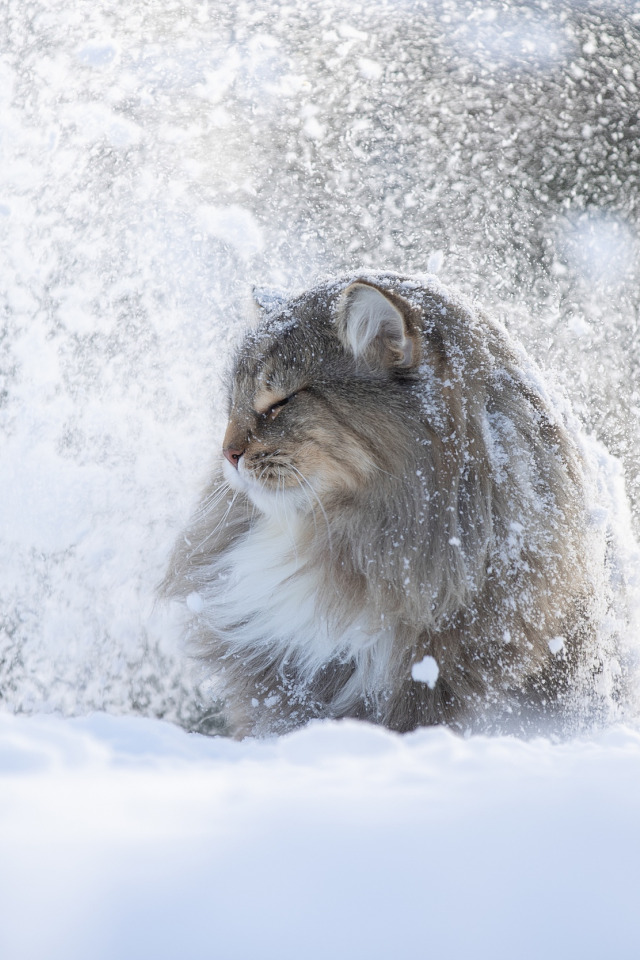
#> input picture Lab2Project/winter_cat.png, 640 x 960 px
$ python Lab2.py
#> lines starting #> are read from the running program, lines starting #| are printed output that depends on the picture
import numpy as np
import cv2
from matplotlib import pyplot as plt

def histogram_equalization(image):

    if len(image.shape) == 3:
        image = cv2.cvtColor(image, cv2.COLOR_BGR2GRAY)

    hist, bins = np.histogram(image.flatten(), bins=256, range=[0, 256])

    cdf = hist.cumsum()

    cdf_normalized = np.zeros_like(cdf, dtype=np.float64)

    mask = cdf > 0
    cdf_normalized[mask] = 255 * cdf[mask] / cdf[-1]

    lut = np.round(cdf_normalized).astype(np.uint8)

    equalized = lut[image]

    return equalized, hist, cdf, lut

def compare_histograms(original, equalized):

    hist_orig, _ = np.histogram(original.flatten(), 256, [0, 256])
    hist_eq, _ = np.histogram(equalized.flatten(), 256, [0, 256])

    cdf_orig = hist_orig.cumsum()
    cdf_eq = hist_eq.cumsum()

    cdf_orig_normalized = cdf_orig / cdf_orig[-1]
    cdf_eq_normalized = cdf_eq / cdf_eq[-1]

    return hist_orig, hist_eq, cdf_orig_normalized, cdf_eq_normalized


if __name__ == "__main__":
    image = cv2.imread('./winter_cat.png')
#> image is the input picture: shape (960, 640, 3); mean B, G, R 205.1, 196.6, 192.9

    equalized, hist_orig, cdf_orig, lut = histogram_equalization(image)
#> in histogram_equalization, `image = cv2.cvtColor(image, cv2.COLOR_BGR2GRAY)`:
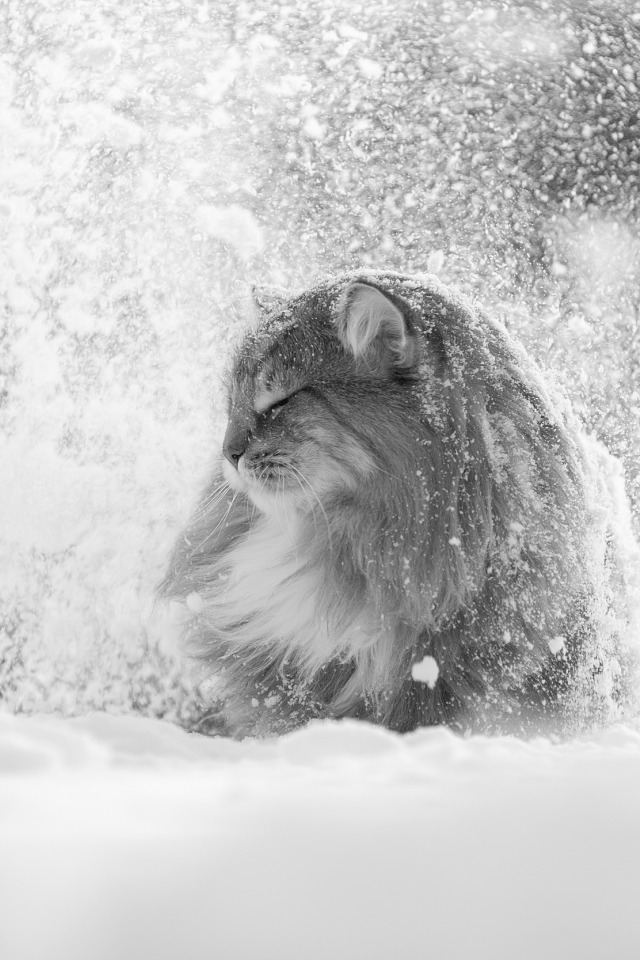
#> image: shape (960, 640); min 9, max 254, mean 196.5
#> in histogram_equalization, `hist, bins = np.histogram(image.flatten(), bins=256, range=[0, 256])`: hist = 256 values, max 13210 at index 215, min 0 at index 0, mean 2400; bins = 257 values from 0 to 256
#> in histogram_equalization, `cdf = hist.cumsum()`: cdf = 256 values from 0 to 614400
#> in histogram_equalization, `equalized = lut[image]`:
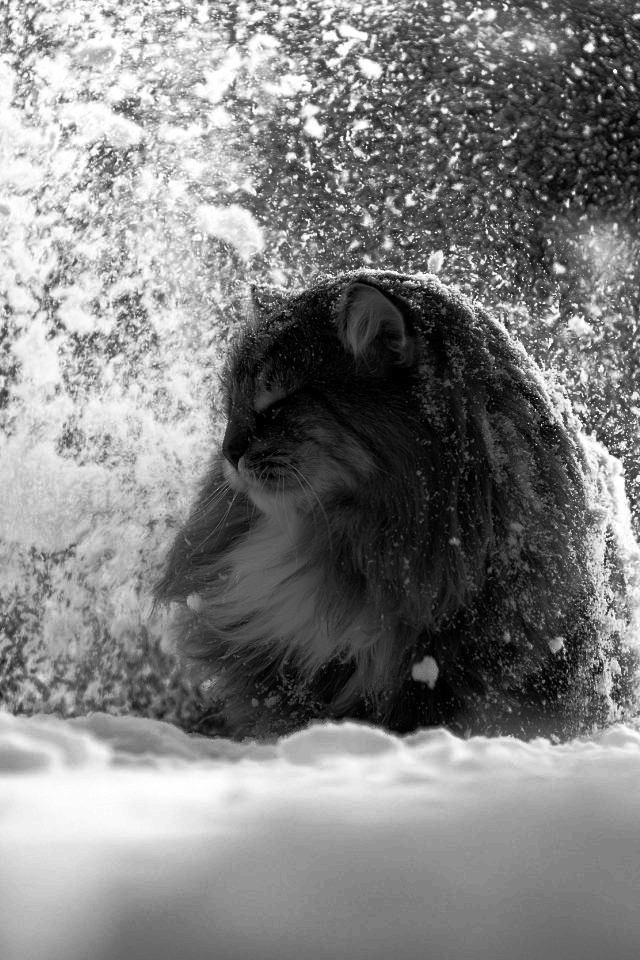
#> equalized: shape (960, 640); min 0, max 255, mean 128.9
#> hist_orig has the same summary as hist in histogram_equalization; cdf_orig = 256 values from 0 to 614400; lut = 256 values from 0 to 255

    hist_orig, hist_eq, cdf_orig_norm, cdf_eq_norm = compare_histograms(image, equalized)
#> in compare_histograms, `hist_orig, _ = np.histogram(original.flatten(), 256, [0, 256])`: hist_orig = 256 values, max 40904 at index 241, min 0 at index 0, mean 7200
#> in compare_histograms, `hist_eq, _ = np.histogram(equalized.flatten(), 256, [0, 256])`: hist_eq = 256 values, max 13210 at index 130, min 0 at index 85, mean 2400
#> in compare_histograms, `cdf_orig = hist_orig.cumsum()`: cdf_orig = 256 values from 0 to 1843200
#> in compare_histograms, `cdf_eq = hist_eq.cumsum()`: cdf_eq = 256 values from 1122 to 614400
#> in compare_histograms, `cdf_orig_normalized = cdf_orig / cdf_orig[-1]`: cdf_orig_normalized = 256 values from 0 to 1
#> in compare_histograms, `cdf_eq_normalized = cdf_eq / cdf_eq[-1]`: cdf_eq_normalized = 256 values from 0.00183 to 1
#> cdf_orig_norm = 256 values from 0 to 1; cdf_eq_norm = 256 values from 0.00183 to 1

    plt.figure(figsize=(15, 10))

    plt.subplot(2, 3, 1)
    plt.imshow(image, cmap='gray')
    plt.title('Исходное изображение')
    plt.axis('off')

    plt.subplot(2, 3, 2)
    plt.bar(range(256), hist_orig, color='blue', alpha=0.7)
    plt.title('Гистограмма исходного изображения')
    plt.xlabel('Уровень яркости')
    plt.ylabel('Частота')

    plt.subplot(2, 3, 3)
    plt.plot(cdf_orig_norm, color='red')
    plt.title('Кумулятивная гистограмма')
    plt.xlabel('Уровень яркости')
    plt.ylabel('Нормализованная частота')

    plt.subplot(2, 3, 4)
    plt.imshow(equalized, cmap='gray')
    plt.title('Эквализированное изображение')
    plt.axis('off')

    plt.subplot(2, 3, 5)
    plt.bar(range(256), hist_eq, color='green', alpha=0.7)
    plt.title('Гистограмма после эквализации')
    plt.xlabel('Уровень яркости')
    plt.ylabel('Частота')

    plt.subplot(2, 3, 6)
    plt.plot(cdf_eq_norm, color='red')
    plt.title('Кумулятивная гистограмма после эквализации')
    plt.xlabel('Уровень яркости')
    plt.ylabel('Нормализованная частота')

    plt.tight_layout()
    plt.show()
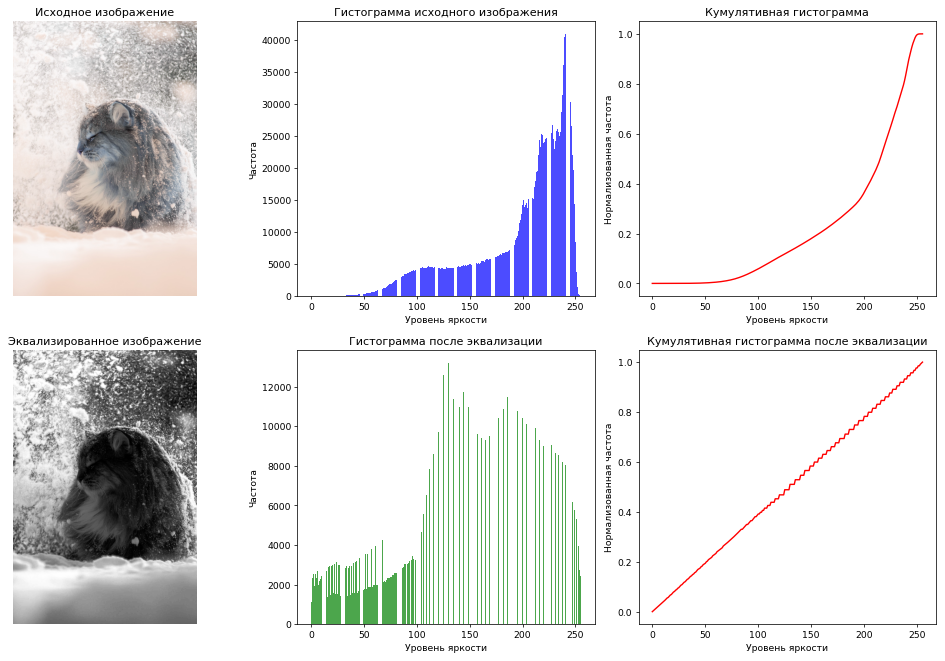
#> figure drawn by matplotlib, 6 panels; B, G, R data is drawn as R, G, B; panel 2: tallest bar 40904 high, from x = 240.6 to 241.4; panel 3: curve peaks at x = 255, y = 1; panel 5: tallest bar 13210 high, from x = 129.6 to 130.4; panel 6: curve peaks at x = 255, y = 1

    print("Статистика обработки:")
    print(f"Минимальная яркость исходного: {image.min()}")
#| Минимальная яркость исходного: 8
    print(f"Максимальная яркость исходного: {image.max()}")
#| Максимальная яркость исходного: 255
    print(f"Минимальная яркость после эквализации: {equalized.min()}")
#| Минимальная яркость после эквализации: 0
    print(f"Максимальная яркость после эквализации: {equalized.max()}")
#| Максимальная яркость после эквализации: 255
    print(f"Уникальные уровни яркости исходного: {len(np.unique(image))}")
#| Уникальные уровни яркости исходного: 248
    print(f"Уникальные уровни яркости после эквализации: {len(np.unique(equalized))}")
#| Уникальные уровни яркости после эквализации: 140
